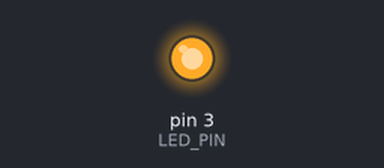
This sketch was run on a simulated Arduino Uno, built with avr-gcc and run on an emulated ATmega328P. On the bench: output pins drawn as LEDs (lit = HIGH).

Above: at 5.0 s.
At 10.5 s:
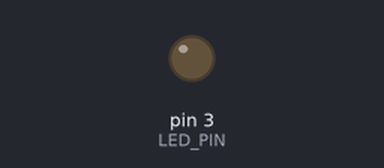
Timing chart, 0 to 14.3 s (numbered marks = the images above):
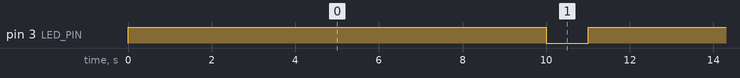

Measured:
- by itself, pin 3 (LED_PIN): alternates HIGH for 10.0 s and LOW for 1.0 s

The sketch:

Blinking_LED.ino
```cpp
// Define the GPIO pin for the LED
#define LED_PIN 3

void setup() {
  // Initialize the LED pin as an output
  pinMode(LED_PIN, OUTPUT);
}

void loop() {
  // Turn the LED on
  digitalWrite(LED_PIN, HIGH);
  delay(10000); // Wait for 10 second

  // Turn the LED off
  digitalWrite(LED_PIN, LOW);
  delay(1000); // Wait for 1 second
}
```
